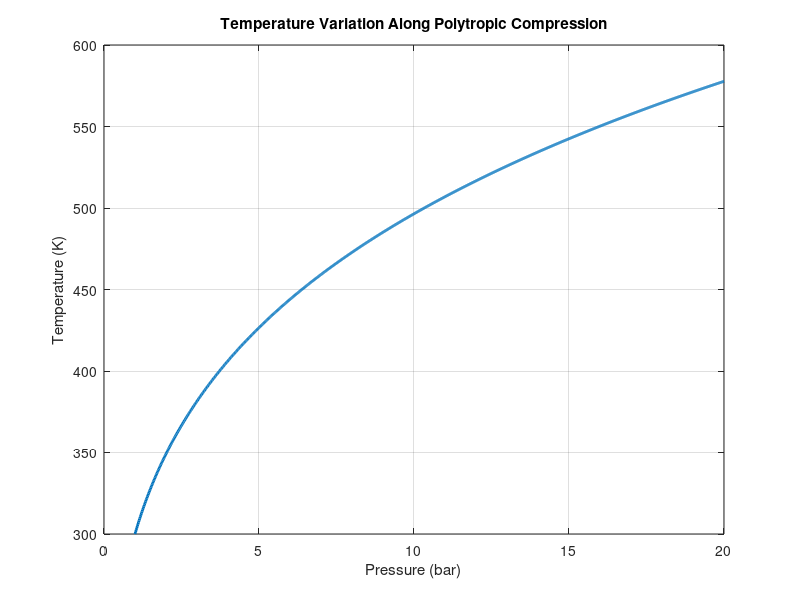

The MATLAB source for this figure:
clear all;

% Given 
P1 = 1;          
P2 = 20;         
n  = 1.28;
T1 = 300;        % in K (reference inlet temperature)
cp = 1.05;       % kJ/kg-K
R  = 0.287;      % kJ/kg-K

% Pressure discretization
P = linspace(P1, P2, 1000);   

% Temperature along polytropic path
% For ideal gas: T * P^{(1-n)/n} = constant
T = T1 * (P/P1).^((n-1)/n);

% Real-gas compressibility factor
Z = 1 + 0.0008*P - 120./T;

% Numerical derivatives
dT = gradient(T, P);
dP = gradient(P);

% Real-gas entropy change (numerical integration)
ds_real = cp * (dT ./ T) - R * Z .* (dP ./ P);
delta_s_real = trapz(P, ds_real);

% Ideal-gas entropy change
ds_ideal = cp * (dT ./ T) - R * (dP ./ P);
delta_s_ideal = trapz(P, ds_ideal);

% Percent deviation
percent_deviation = (delta_s_real - delta_s_ideal)/delta_s_ideal * 100;

% results
fprintf('Real-gas entropy change  = %.4f kJ/kg-K\n', delta_s_real);
fprintf('Ideal-gas entropy change = %.4f kJ/kg-K\n', delta_s_ideal);
fprintf('Percent deviation        = %.2f %%\n', percent_deviation);

% Plotting results
figure;
plot(P, T, 'LineWidth', 2)
xlabel('Pressure (bar)')
ylabel('Temperature (K)')
title('Temperature Variation Along Polytropic Compression')
grid on
